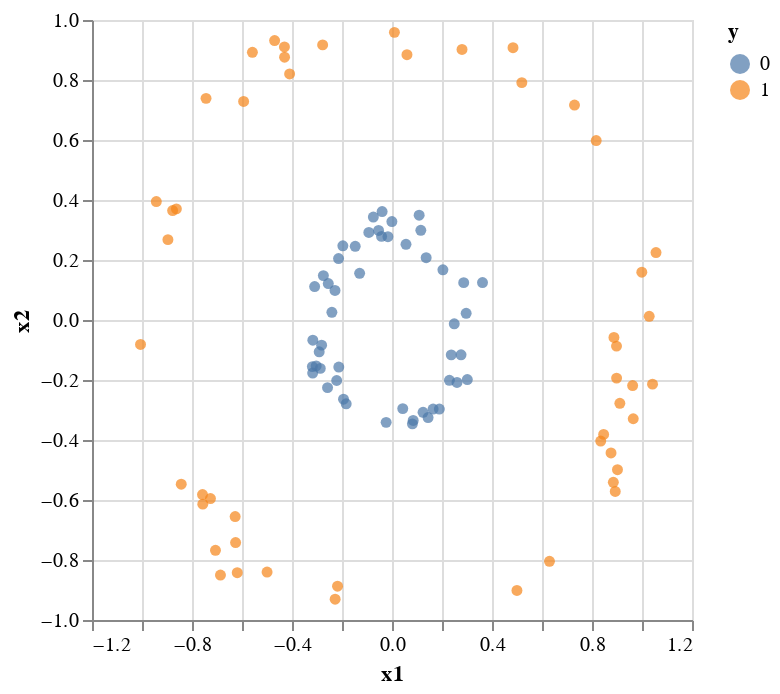

The cell this chart's notebook holds for it:
### Code cell
dfCircles |> @vlplot(:circle, x=:x1, y=:x2, color = :"y:n")

### Figure 1 — Vega-Lite specification as saved in the notebook (floating-point values rounded to 4 significant figures)
{"data": {"values": [{"x1": 0.2296, "x2": -0.2009, "y": 0}, {"x1": 0.1086, "x2": 0.3495, "y": 0}, {"x1": 0.8877, "x2": -0.0582, "y": 1}, {"x1": 0.1242, "x2": -0.3075, "y": 0}, {"x1": -0.1966, "x2": 0.2472, "y": 0}, {"x1": 0.8761, "x2": -0.4431, "y": 1}, {"x1": 0.8169, "x2": 0.5983, "y": 1}, {"x1": -0.7262, "x2": -0.5951, "y": 1}, {"x1": 1.029, "x2": 0.01221, "y": 1}, {"x1": 0.2036, "x2": 0.1672, "y": 0}, {"x1": 0.8984, "x2": -0.1937, "y": 1}, {"x1": -0.1832, "x2": -0.2795, "y": 0}, {"x1": -0.4695, "x2": 0.9315, "y": 1}, {"x1": -0.6274, "x2": -0.6553, "y": 1}, {"x1": -0.02339, "x2": -0.3412, "y": 0}, {"x1": -0.3184, "x2": -0.1554, "y": 0}, {"x1": -0.6256, "x2": -0.7419, "y": 1}, {"x1": 1.042, "x2": -0.2138, "y": 1}, {"x1": -1.006, "x2": -0.08159, "y": 1}, {"x1": -0.3173, "x2": -0.1769, "y": 0}, {"x1": 0.1644, "x2": -0.2969, "y": 0}, {"x1": -0.1471, "x2": 0.2456, "y": 0}, {"x1": 0.9626, "x2": -0.2184, "y": 1}, {"x1": -0.8775, "x2": 0.3648, "y": 1}, {"x1": 0.9114, "x2": -0.2775, "y": 1}, {"x1": -0.2405, "x2": 0.02551, "y": 0}, {"x1": -0.4298, "x2": 0.8759, "y": 1}, {"x1": -0.2548, "x2": 0.1214, "y": 0}, {"x1": -0.3033, "x2": -0.1533, "y": 0}, {"x1": 0.4998, "x2": -0.9015, "y": 1}, {"x1": -0.03958, "x2": 0.3615, "y": 0}, {"x1": -0.09261, "x2": 0.2918, "y": 0}, {"x1": 0.2801, "x2": 0.9018, "y": 1}, {"x1": -0.8963, "x2": 0.2679, "y": 1}, {"x1": 0.04302, "x2": -0.2954, "y": 0}, {"x1": -0.2775, "x2": 0.917, "y": 1}, {"x1": -0.0004073, "x2": 0.3281, "y": 0}, {"x1": -0.2128, "x2": -0.1569, "y": 0}, {"x1": 0.08166, "x2": -0.3462, "y": 0}, {"x1": 0.898, "x2": -0.08704, "y": 1}, {"x1": -0.2578, "x2": -0.2254, "y": 0}, {"x1": -0.3094, "x2": 0.1115, "y": 0}, {"x1": -0.6862, "x2": -0.8501, "y": 1}, {"x1": 0.009697, "x2": 0.9588, "y": 1}, {"x1": 0.2967, "x2": 0.02244, "y": 0}, {"x1": -0.07467, "x2": 0.3432, "y": 0}, {"x1": -0.1295, "x2": 0.1557, "y": 0}, {"x1": -0.0163, "x2": 0.2778, "y": 0}, {"x1": -0.2745, "x2": 0.1479, "y": 0}, {"x1": 0.26, "x2": -0.2083, "y": 0}, {"x1": 0.249, "x2": -0.01283, "y": 0}, {"x1": -0.2913, "x2": -0.1059, "y": 0}, {"x1": -0.2212, "x2": -0.2017, "y": 0}, {"x1": 0.2761, "x2": -0.116, "y": 0}, {"x1": -0.9428, "x2": 0.3948, "y": 1}, {"x1": 0.893, "x2": -0.5715, "y": 1}, {"x1": -0.4997, "x2": -0.8403, "y": 1}, {"x1": 0.8853, "x2": -0.5409, "y": 1}, {"x1": -0.7438, "x2": 0.7388, "y": 1}, {"x1": -0.2274, "x2": -0.9306, "y": 1}, {"x1": -0.2179, "x2": -0.8873, "y": 1}, {"x1": -0.2138, "x2": 0.2047, "y": 0}, {"x1": -0.7061, "x2": -0.7676, "y": 1}, {"x1": -0.8431, "x2": -0.5475, "y": 1}, {"x1": -0.4095, "x2": 0.8202, "y": 1}, {"x1": 0.05986, "x2": 0.8844, "y": 1}, {"x1": 0.8348, "x2": -0.4034, "y": 1}, {"x1": 0.3012, "x2": -0.1983, "y": 0}, {"x1": -0.7579, "x2": -0.5819, "y": 1}, {"x1": 0.9019, "x2": -0.4991, "y": 1}, {"x1": 0.2371, "x2": -0.1162, "y": 0}, {"x1": 0.362, "x2": 0.1248, "y": 0}, {"x1": -0.3166, "x2": -0.06738, "y": 0}, {"x1": 0.08471, "x2": -0.3348, "y": 0}, {"x1": 0.6299, "x2": -0.8044, "y": 1}, {"x1": 0.5192, "x2": 0.7913, "y": 1}, {"x1": -0.8625, "x2": 0.3704, "y": 1}, {"x1": -0.4303, "x2": 0.9102, "y": 1}, {"x1": -0.2816, "x2": -0.08381, "y": 0}, {"x1": -0.619, "x2": -0.8422, "y": 1}, {"x1": -0.7569, "x2": -0.6138, "y": 1}, {"x1": -0.5584, "x2": 0.8922, "y": 1}, {"x1": 0.8465, "x2": -0.3813, "y": 1}, {"x1": -0.05371, "x2": 0.2984, "y": 0}, {"x1": 0.2868, "x2": 0.1245, "y": 0}, {"x1": -0.2281, "x2": 0.0985, "y": 0}, {"x1": 0.1153, "x2": 0.2991, "y": 0}, {"x1": 0.05598, "x2": 0.2524, "y": 0}, {"x1": -0.04177, "x2": 0.2787, "y": 0}, {"x1": 0.9649, "x2": -0.3292, "y": 1}, {"x1": -0.1939, "x2": -0.2641, "y": 0}, {"x1": 0.1893, "x2": -0.2968, "y": 0}, {"x1": -0.5935, "x2": 0.7285, "y": 1}, {"x1": -0.2869, "x2": -0.1613, "y": 0}, {"x1": 0.1367, "x2": 0.2078, "y": 0}, {"x1": 1.056, "x2": 0.225, "y": 1}, {"x1": 0.1443, "x2": -0.3251, "y": 0}, {"x1": 0.9992, "x2": 0.1594, "y": 1}, {"x1": 0.73, "x2": 0.7163, "y": 1}, {"x1": 0.484, "x2": 0.9077, "y": 1}]}, "encoding": {"color": {"field": "y", "type": "nominal"}, "x": {"field": "x1", "type": "quantitative"}, "y": {"field": "x2", "type": "quantitative"}}, "mark": "circle"}
